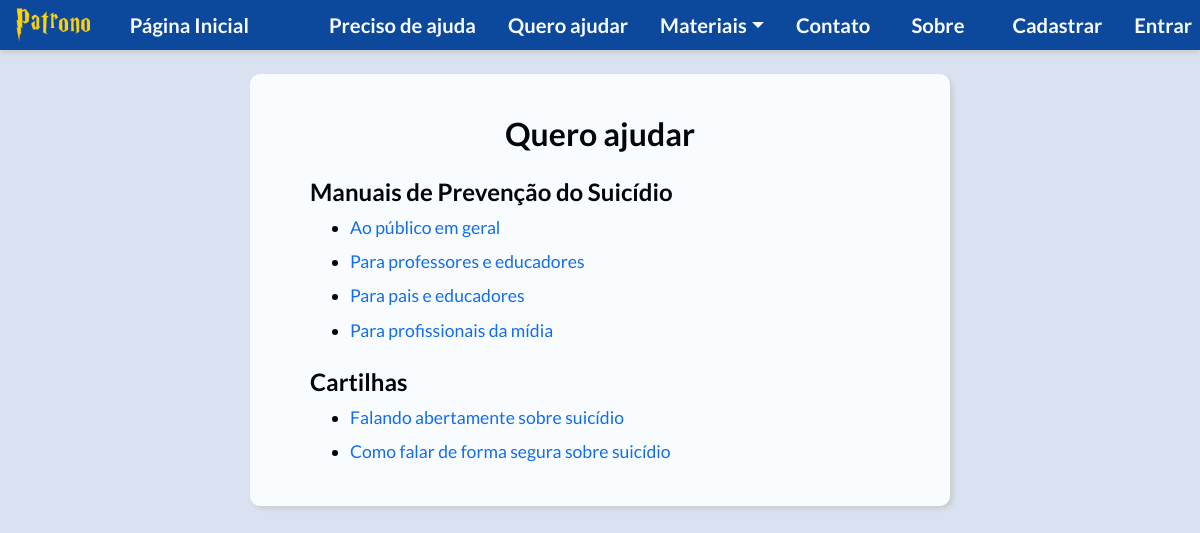
/php/quero-ajudar.php, run on the app's committed database.
### tables this page shows
CREATE TABLE `material` (
  `id` int(11) NOT NULL,
  `titulo` varchar(255) DEFAULT NULL,
  `id_categoria` int(11) DEFAULT NULL,
  `descricao` text,
  `titulo_link` varchar(255) DEFAULT NULL,
  `link` varchar(255) DEFAULT NULL,
  `descricao_imagem` text,
  `data_cadastro` datetime DEFAULT NULL
);

### php/quero-ajudar.php (the view, shortened to what this page needs)
<!DOCTYPE html>
<html lang="pt-br">
<head>
  <link rel="stylesheet" href="/patrono/css/bootstrap.min.css">
  <link rel="stylesheet" href="/patrono/css/header.css">
  <link rel="stylesheet" href="/patrono/css/style.css">
</head>
<body>
  <?php
    require('../db.php');
    require_once('header.php');
    $manual = $pdo->query("SELECT * FROM material WHERE id_categoria = 12 ORDER BY id;");
    $cartilha = $pdo->query("SELECT * FROM material WHERE id_categoria = 11 ORDER BY id;");
  ?>
  <div class="container container-light col-12 col-sm-10 col-lg-7">
    <h1 class="titulo mb-4">Quero ajudar</h1>
    <h2 class="subtitulo">Manuais de Prevenção do Suicídio</h2>
    <ul>
      <?php while ($result = $manual->fetch(PDO::FETCH_ASSOC)) { ?>
        <li class="mb-2"><a href="<?php echo $result['link']?>" target="_blank"><?php echo $result['titulo_link']?></a></li>
      <?php } $pdo = null; ?>
    </ul>
    <h2 class="subtitulo mt-4">Cartilhas</h2>
    <ul>
      <?php while ($result = $cartilha->fetch(PDO::FETCH_ASSOC)) { ?>
        <li class="mb-2"><a href="<?php echo $result['link']?>" target="_blank"><?php echo $result['titulo_link']?></a></li>
      <?php } $pdo = null; ?>
    </ul>
  </div>
</body>
</html>

### css/style.css (style rules this page uses)
body { background-color: #dae2f2; font-family: 'Lato', sans-serif!important; font-size: 1.1rem; }
.container { border-radius: 10px; margin: 2% auto; padding: 2% 5%; }
.container-light { background-color: #f9fcff; box-shadow: 3px 3px 5px #ccc; color: #01050c; }
a { color: #136ce8; }
.titulo { font-family: 'Lato', sans-serif; font-size: 2rem; font-weight: 700; padding-top: 3%; text-align: center; }
.subtitulo { font-family: 'Lato', sans-serif; font-size: 1.5rem; font-weight: 700; }

### data on the page
material: titulo_link "Ao público em geral"
material: titulo_link "Para professores e educadores"
material: titulo_link "Para pais e educadores"
material: titulo_link "Para profissionais da mídia"
material: titulo_link "Falando abertamente sobre suicídio"
material: titulo_link "Como falar de forma segura sobre suicídio"
